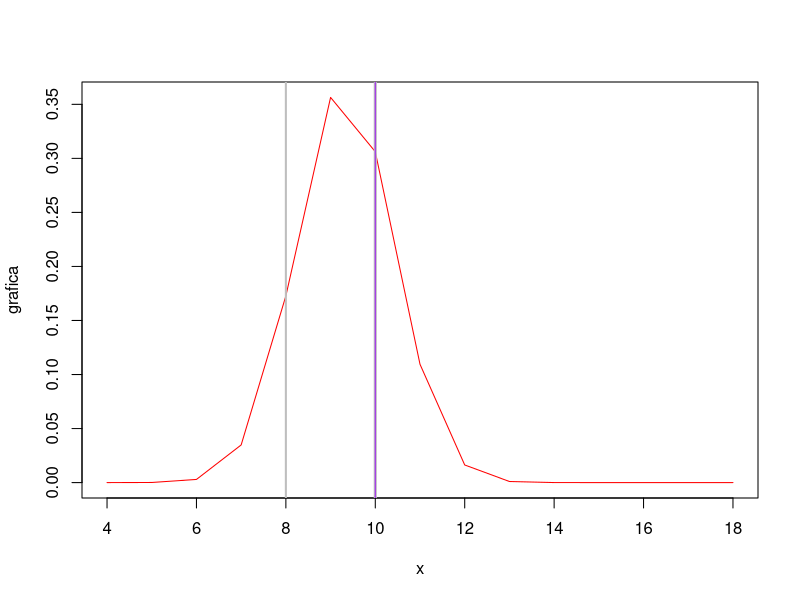

Generate this figure with R:
#!/usr/bin/env Rscript

tr=c(
9
,9
,11
,8
,8
,9
,9
,8
,11
,9
,8
,9
,9
,8
,9
,11
,9
,9
,10
,9
,9
,9
,8
,9
,11
,9
,9
,11
,9
,9
,8
,12
,9
,9
,9
,9
,9
,9
,9
,8
,11
,9
,9
,11
,12
,9
,9
,11
,10
)
#sd(tr)

media = mean(tr)
summary(tr);
maximiliano = max(tr) +  max(tr)*0.50
minimiliano = min(tr) -  min(tr)*0.50
cat("la media es:", media,"\n")
desviacion = sd(tr)
cat("la desviacion es:", desviacion,"\n")
x = minimiliano:maximiliano
x
min = 100
max = 100
T =  10

LSL = 8
USL = 10
par(mfrow = c(1,1))

#cat("esto es la grafica")
#grafica




z1 = (USL - media)/desviacion
cat("z1:", z1,"\n")
pz1 = pnorm(z1, 0,1)
cat("la probabilidad 1:", pz1,"\n")

z2 = (LSL - media)/desviacion
cat("z2:", z2,"\n")
pz2 = pnorm(z2, 0,1)
cat("la probabilidad 2:", pz2,"\n")
# % de productividad o rendimiento
rendimiento = pz1 - pz2
cat("rendimiento:", rendimiento,"\n")
cat ("el 6 sigma es de: ")

if(rendimiento>= 0.99997 ){
    cat("6:")
} else
if(rendimiento>= 0.9998 ){
    cat("5")
}else 
if(rendimiento>= 0.993 ){
    cat("4")
}else
if(rendimiento>= 0.933 ){
    cat("3")
}else
if(rendimiento>= 0.6915 ){
    cat("2")
}else 
if(rendimiento>= 0.3085 ){
    cat("1")
}else 
if(rendimiento>= 0.068 ){
    cat("0")
}

cat("\n")
grafica = dnorm(x, media,desviacion)
plot(x,grafica,type="l",col="red") #pnorm distribuci�n normal acumulada

abline(v=LSL, col="gray",lty=1,lwd=2)
abline(v=USL, col="gray",lty=1,lwd=3)
abline(v=T, col="purple",lty=1,lwd=1)